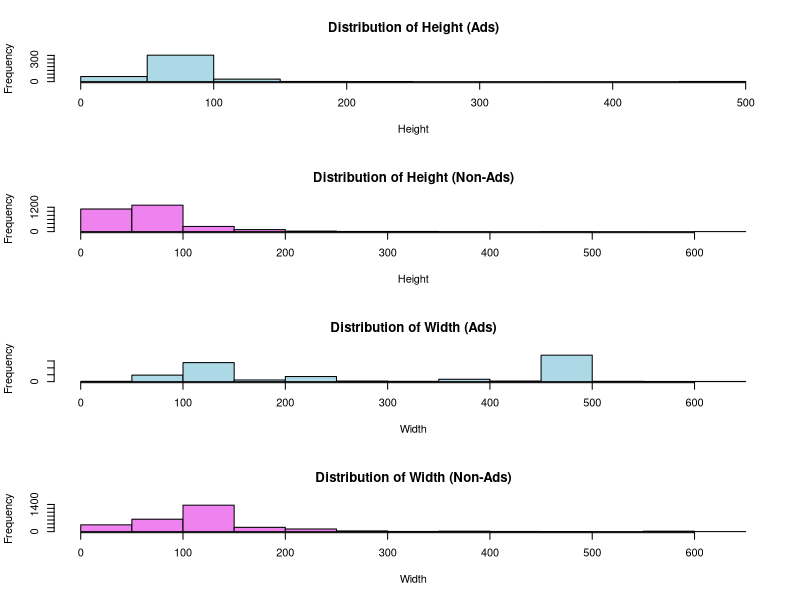
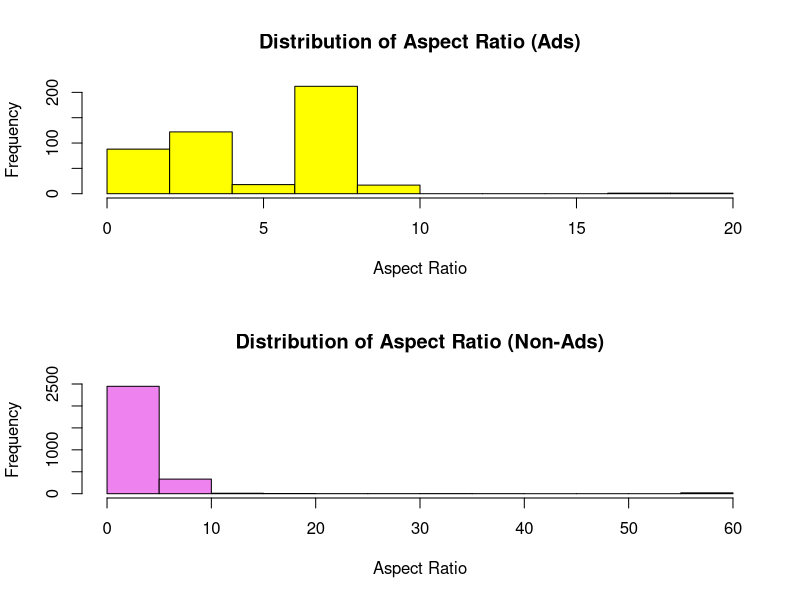
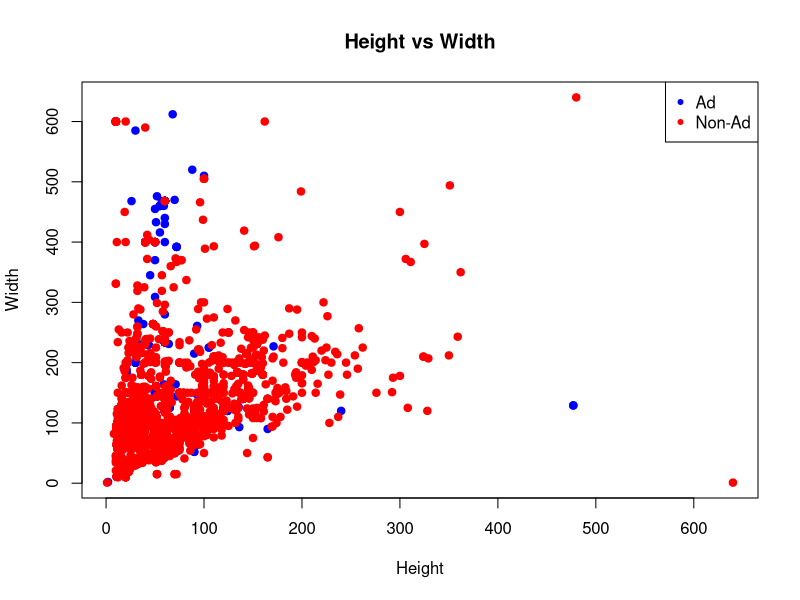
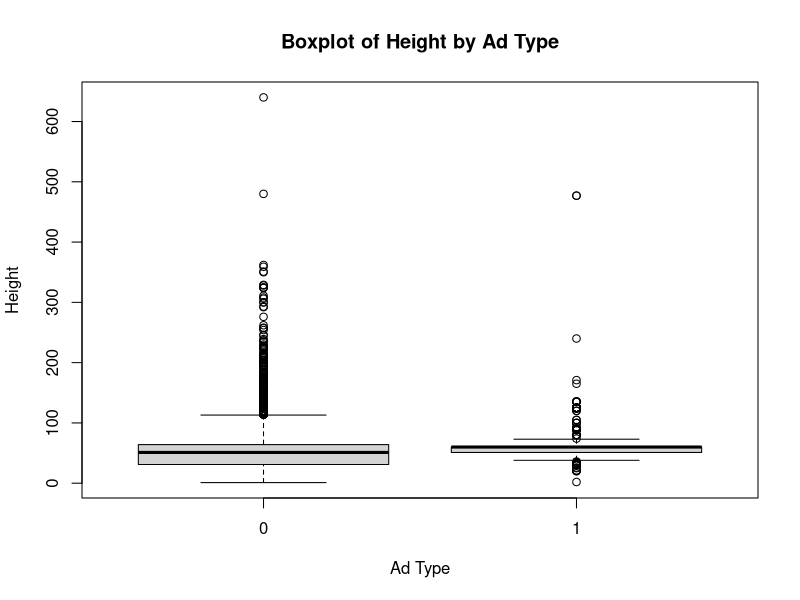
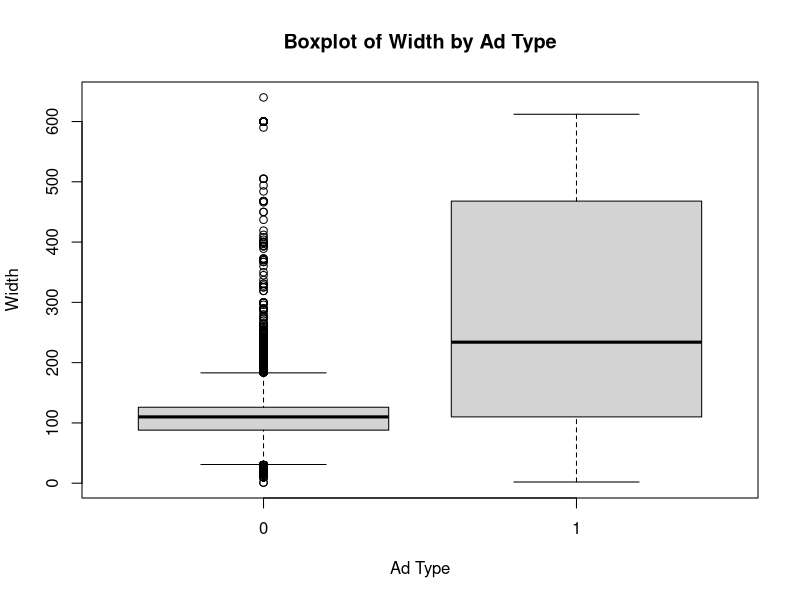
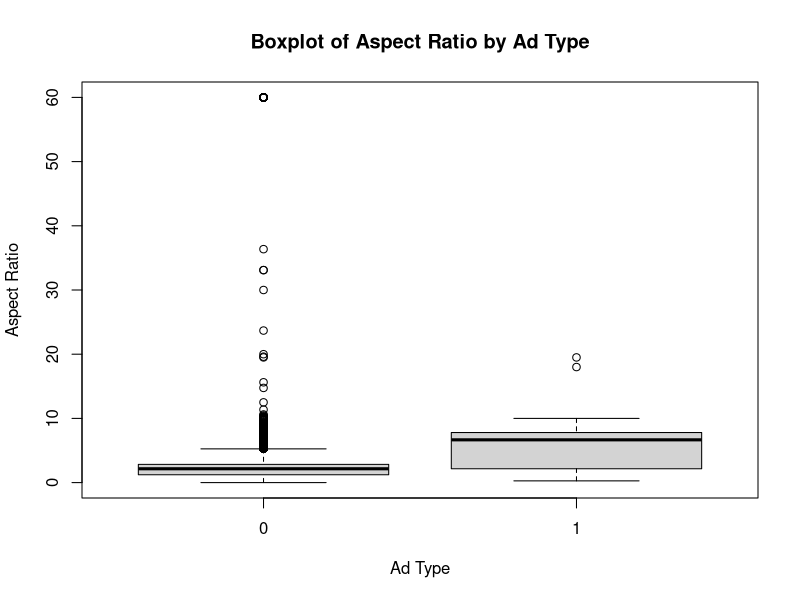
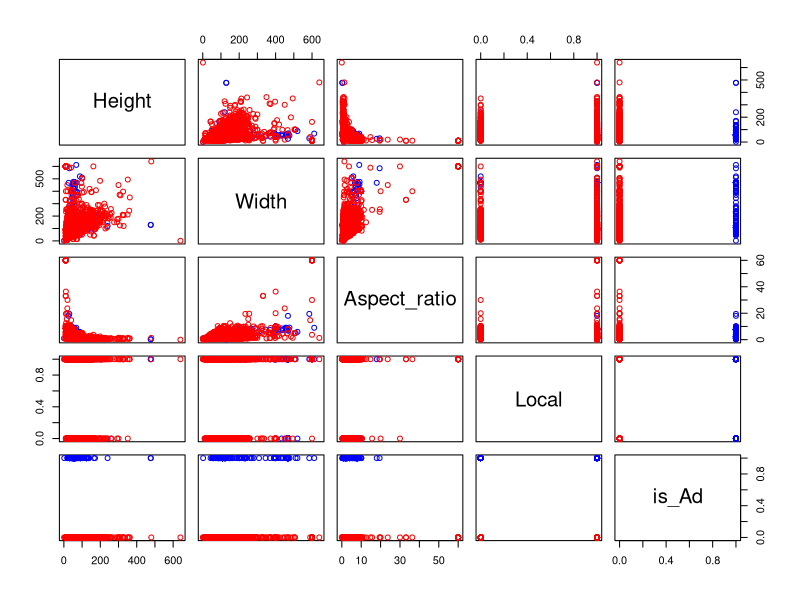
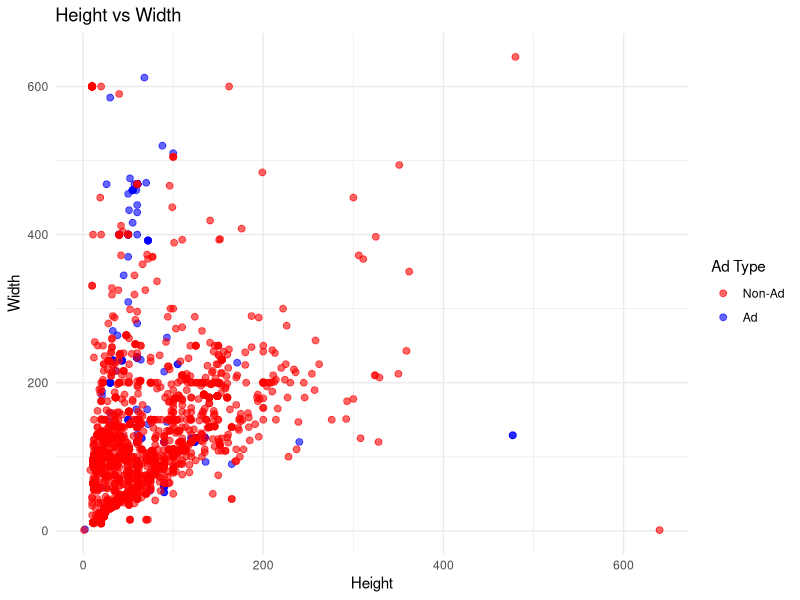

Write the R code that produced these figures, in order.
data2 <- read.csv(file = "preprocessed.csv", header = TRUE, sep = ",") # Read the preprocessed data
colnames(data2) <- c("Height", "Width", "Aspect_ratio", "Local", "is_Ad") # Rename columns for easier reference

#Documentation for functions used
?hist
?par
?pairs
?ggplot #must include ggplot2 library
?plot
?boxplot
?x11    #Linux graphics device
?summary
?mean
# pch stands for plotting character, cex stands for character expansion


X11()        # Opens a plotting window on Linux
par(mfrow = c(4, 1))    # Put graphs in 4 rows and 1 column # par stands for parameter, mfrow = multi figure row-wise
# Plot histograms for Height, Width, Aspect_ratio, Local
hist(data2$Height[data2$is_Ad == 1], main = "Distribution of Height (Ads)", xlab = "Height", col = "lightblue", border = "black")
hist(data2$Height[data2$is_Ad == 0], main = "Distribution of Height (Non-Ads)", xlab = "Height", col = "violet", border = "black")
hist(data2$Width[data2$is_Ad == 1], main = "Distribution of Width (Ads)", xlab = "Width", col = "lightblue", border = "black")
hist(data2$Width[data2$is_Ad == 0], main = "Distribution of Width (Non-Ads)", xlab = "Width", col = "violet", border = "black")


X11()        # Opens a plotting window on Linux
par(mfrow = c(2, 1)) # Put graphs in 2 rows and 1 column
hist(data2$Aspect_ratio[data2$is_Ad == 1], main = "Distribution of Aspect Ratio (Ads)", xlab = "Aspect Ratio", col = "yellow", border = "black")
hist(data2$Aspect_ratio[data2$is_Ad == 0], main = "Distribution of Aspect Ratio (Non-Ads)", xlab = "Aspect Ratio", col = "violet", border = "black")


# Scatter plot of Height vs Width, color-coded by is_Ad, with appropriate labels and title
X11()        # Opens a plotting window on Linux
par(mfrow = c(1, 1)) # Put graphs in 1 row and 1 column
plot(data2$Height, data2$Width, main = "Height vs Width", xlab = "Height", ylab = "Width", col = ifelse(data2$is_Ad == 1, "blue", "red"), pch = 20, cex = 1.5)
legend("topright", legend = c("Ad", "Non-Ad"), col = c("blue", "red"), pch = 20)

# Summary statistics
summary(data2$Height)
summary(data2$Width)
summary(data2$Aspect_ratio)
summary(data2$Local)
summary(data2$is_Ad)



#TODO: Are there any outliers in the dimensions of ads vs non-ads?
boxplot(data2$Height ~ data2$is_Ad, main = "Boxplot of Height by Ad Type", xlab = "Ad Type", ylab = "Height")
boxplot(data2$Width ~ data2$is_Ad, main = "Boxplot of Width by Ad Type", xlab = "Ad Type", ylab = "Width")
boxplot(data2$Aspect_ratio ~ data2$is_Ad, main = "Boxplot of Aspect Ratio by Ad Type", xlab = "Ad Type", ylab = "Aspect Ratio")


# Scatter plot using pairs for better visualization
X11()        # Opens a plotting window on Linux
# Put graphs in 1 row and 1 column
par(mfrow = c(1, 1))
pairs(data2[, c("Height", "Width", "Aspect_ratio", "Local", "is_Ad")], col = ifelse(data2$is_Ad == 1, "blue", "red"))

#Alternative scatter plot using ggplot2 for better aesthetics
library(ggplot2)
ggplot(data2, aes(x = Height, y = Width, color = factor(is_Ad))) +
  geom_point(alpha = 0.6, size = 2) +
  labs(title = "Height vs Width", x = "Height", y = "Width", color = "Ad Type") +
  scale_color_manual(values = c("red", "blue"), labels = c("Non-Ad", "Ad")) +
  theme_minimal()

#TODO: Draw graphs in which median, variance, and standard deviation are clearly visible
#TODO: Graphs to represent the distribution of aspect ratios for ads vs non-ads
#TODO: Among horizontal and vertical ads, which type is more prevalent?
#TODO: Compare horizontal ads (aspect ratio > 1)to horizontal non-ads, and vertical(aspect ratio < 1) ads to vertical non-ads
#TODO: What is the average aspect ratio of ads vs non-ads?
mean(data2$Aspect_ratio[data2$is_Ad == 1])
mean(data2$Aspect_ratio[data2$is_Ad == 0])

#TODO: Add legend to previous figures where applicable

